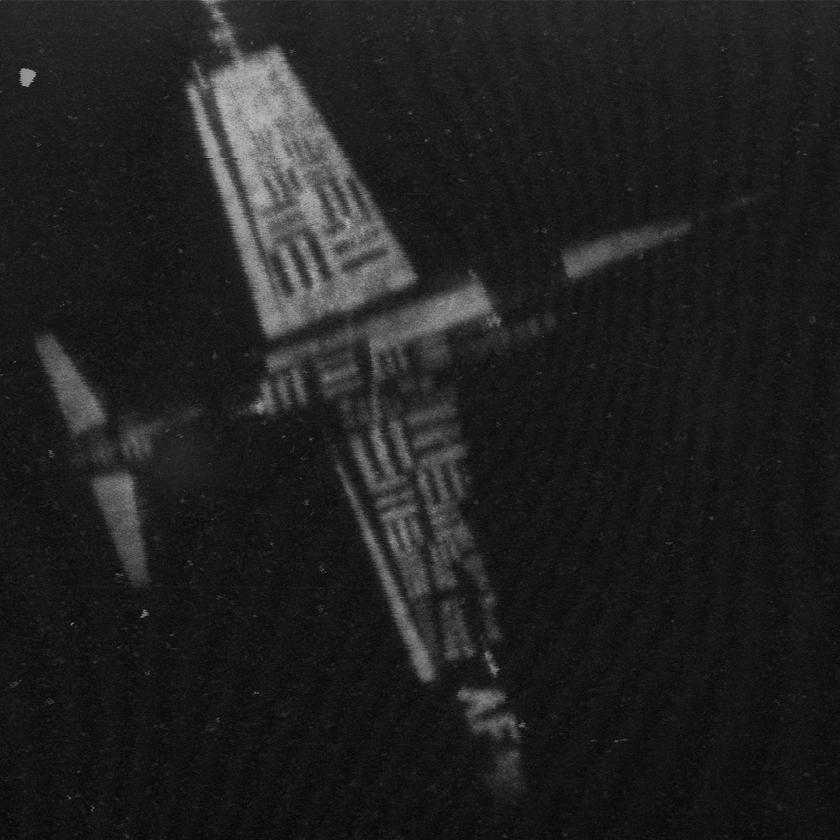
#> input picture misc/7.2.01.tiff, 840 x 840 px, shrunk from 1024 x 1024 before the run, found by its file name
$ python fourier.py
#> lines starting #> are read from the running program, lines starting #| are printed output that depends on the picture
import skimage.io as io
import numpy as np
import scipy.ndimage as ndi

c = io.imread("C://Users//kamel//Music//misc//7.2.01.tiff")
#> c is the input picture: shape (840, 840); min 5, max 190, mean 32.5

cf = np.fft.fft2(c)
cfs = np.fft.fftshift(cf)
cfsl = np.log(1+np.abs(cfs))
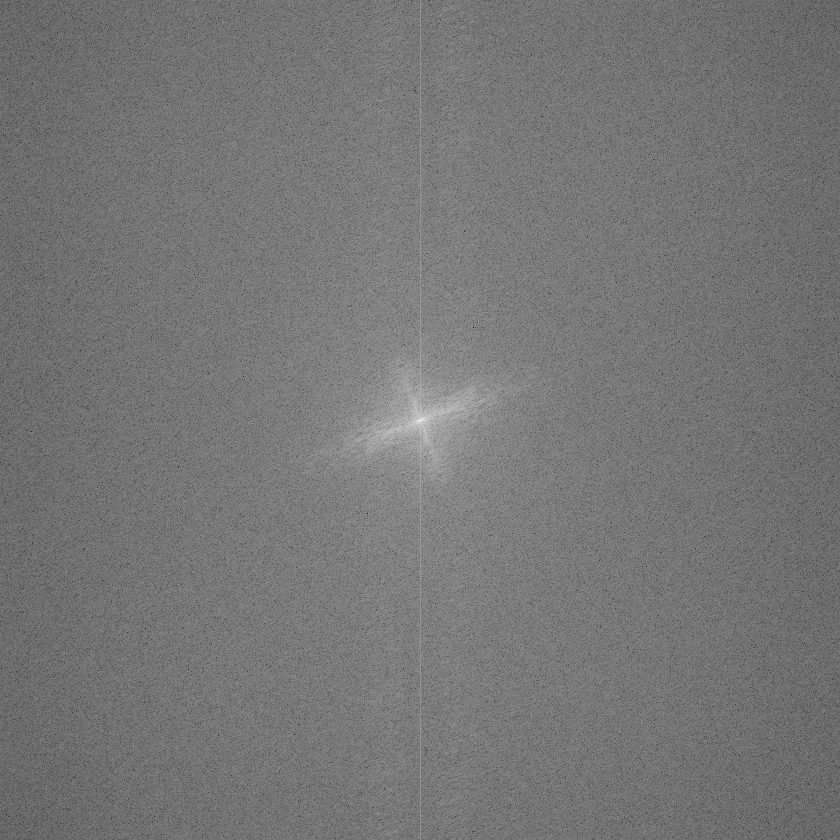
#> cfsl: shape (840, 840) float64; min 0.175, max 16.95, mean 7.96; drawn with min black and max white

io.imshow(cfsl)
io.show()

c = io.imread("C://Users//kamel//Music//misc//4.2.07.tiff")
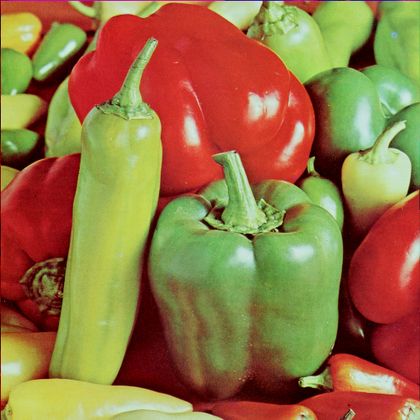
#> input picture misc/4.2.07.tiff, 420 x 420 px, shrunk from 512 x 512 before the run, found by its file name
#> c is the input picture: shape (420, 420, 3); mean R, G, B 149.8, 115.6, 66.5

cf = np.fft.fft2(c)
cfs = np.fft.fftshift(cf)
cfsl = np.log(1+np.abs(cfs))
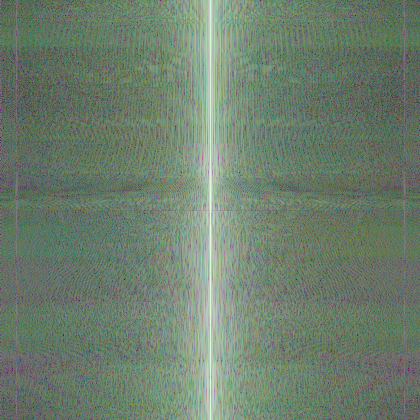
#> cfsl: shape (420, 420, 3) float64; mean of channels 0, 1, 2 5.38, 6.21, 5.38; drawn with min black and max white

io.imshow(cfsl)
io.show()

c = io.imread("C://Users//kamel//Music//misc//4.1.06.tiff")
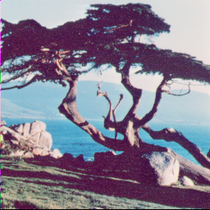
#> input picture misc/4.1.06.tiff, 210 x 210 px, shrunk from 256 x 256 before the run, found by its file name
#> c is the input picture: shape (210, 210, 3); mean R, G, B 132.2, 124.9, 143.3

cf = np.fft.fft2(c)
cfs = np.fft.fftshift(cf)
cfsl = np.log(1+np.abs(cfs))
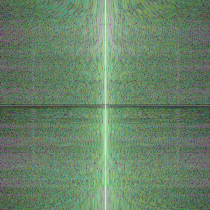
#> cfsl: shape (210, 210, 3) float64; mean of channels 0, 1, 2 4.97, 6.19, 4.97; drawn with min black and max white

io.imshow(cfsl)
io.show()
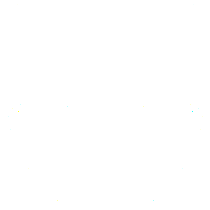
#> shown: shape (210, 210, 3) float64; mean R, G, B 1, 1, 1
